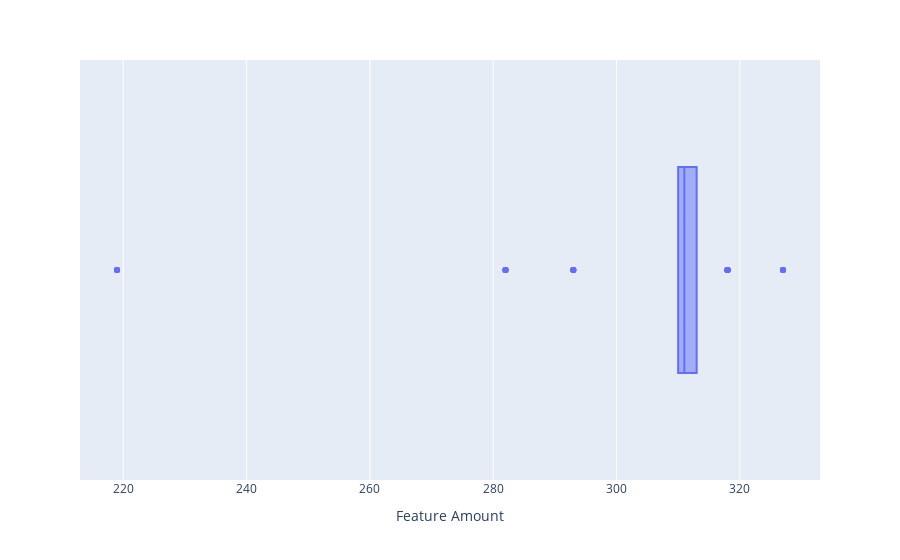

Notebook code cell kept with this figure:
### Code cell
fig = px.box(df, x="Feature Amount")
fig.show()

### Figure 1 — Plotly figure (JSON) as saved in the notebook; plotly's stock layout.template omitted (floating-point values rounded to 4 significant figures)
{"data": [{"alignmentgroup": "True", "hovertemplate": "Feature Amount=%{x}<extra></extra>", "legendgroup": "", "marker": {"color": "#636efa"}, "name": "", "notched": false, "offsetgroup": "", "orientation": "h", "showlegend": false, "type": "box", "x": [327, 327, 327, 327, 327, 310, 310, 310, 310, 310, 318, 318, 318, 318, 318, 318, 318, 318, 318, 318, 219, 219, 219, 219, 219, 282, 282, 282, 282, 282, 293, 293, 293, 293, 293, 310, 310, 310, 310, 310, 313, 313, 313, 313, 313, 313, 313, 313, 313, 313, 310, 310, 310, 310, 310, 312, 312, 312, 312, 312, 312, 312, 312, 312, 312, 310, 310, 310, 310, 310, 313, 313, 313, 313, 313, 313, 313, 313, 313, 313, 310, 310, 310, 310, 310, 311, 311, 311, 311, 311, 311, 311, 311, 311, 311], "x0": " ", "xaxis": "x", "y0": " ", "yaxis": "y"}], "layout": {"boxmode": "group", "legend": {"tracegroupgap": 0}, "margin": {"t": 60}, "xaxis": {"anchor": "y", "domain": [0, 1], "title": {"text": "Feature Amount"}}, "yaxis": {"anchor": "x", "domain": [0, 1]}}}
